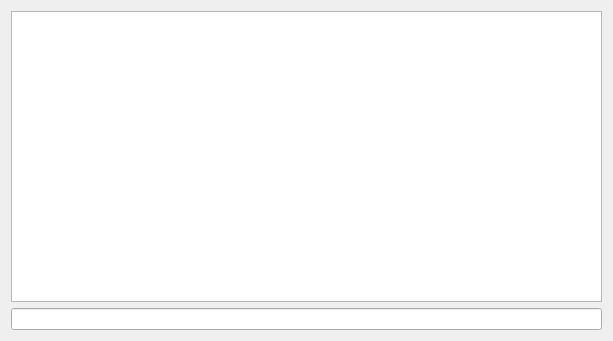
<?xml version="1.0" encoding="UTF-8"?>
<ui version="4.0">
 <class>DataShow</class>
 <widget class="QWidget" name="DataShow">
  <property name="geometry">
   <rect>
    <x>0</x>
    <y>0</y>
    <width>613</width>
    <height>341</height>
   </rect>
  </property>
  <property name="windowTitle">
   <string>数据会话视图</string>
  </property>
  <property name="windowIcon">
   <iconset resource="res.qrc">
    <normaloff>:/icon/会话.png</normaloff>:/icon/会话.png</iconset>
  </property>
  <layout class="QVBoxLayout" name="verticalLayout_2">
   <item>
    <layout class="QVBoxLayout" name="verticalLayout">
     <item>
      <widget class="QTextEdit" name="textEdit">
       <property name="readOnly">
        <bool>true</bool>
       </property>
      </widget>
     </item>
     <item>
      <widget class="QLineEdit" name="lineEdit"/>
     </item>
    </layout>
   </item>
  </layout>
 </widget>
 <resources>
  <include location="res.qrc"/>
 </resources>
 <connections/>
</ui>
